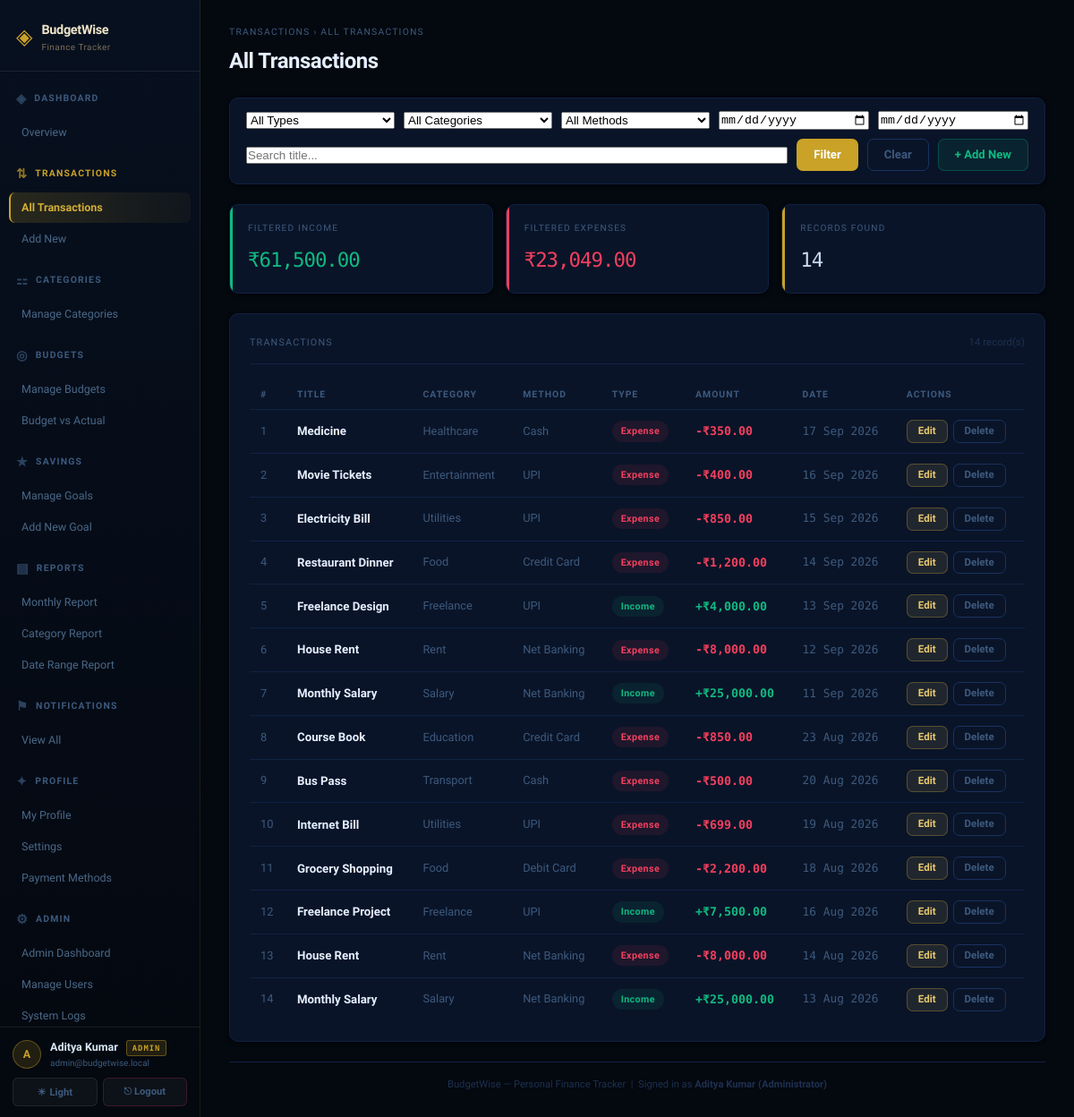
Page /transaction/view_transactions.php (signed in) on the committed database.
### tables this page shows
CREATE TABLE user_profiles (
    user_id        INT PRIMARY KEY,
    name           VARCHAR(100)  NOT NULL DEFAULT 'User',
    phone          VARCHAR(20)   NULL,
    profile_image  VARCHAR(255)  NULL,
    monthly_goal   DECIMAL(10,2) NOT NULL DEFAULT 10000.00,
    created_at     TIMESTAMP     DEFAULT CURRENT_TIMESTAMP,
    FOREIGN KEY (user_id) REFERENCES users(id) ON DELETE CASCADE
);

CREATE TABLE users (
    id         INT AUTO_INCREMENT PRIMARY KEY,
    username   VARCHAR(50)  NOT NULL UNIQUE,
    email      VARCHAR(100) NOT NULL UNIQUE,
    password   VARCHAR(255) NOT NULL,
    role       ENUM('user','admin') NOT NULL DEFAULT 'user',
    is_active  TINYINT(1)   NOT NULL DEFAULT 1,
    created_at TIMESTAMP    DEFAULT CURRENT_TIMESTAMP
);

CREATE TABLE transactions (
    id                 INT AUTO_INCREMENT PRIMARY KEY,
    user_id            INT                      NOT NULL,
    category_id        INT                      NULL,
    payment_method_id  INT                      NULL,
    title              VARCHAR(100)             NOT NULL,
    amount             DECIMAL(10,2)            NOT NULL,
    type               ENUM('income','expense') NOT NULL,
    txn_date           DATE                     NOT NULL,
    notes              TEXT                     NULL,
    created_at         TIMESTAMP                DEFAULT CURRENT_TIMESTAMP,
    FOREIGN KEY (user_id)           REFERENCES users(id)           ON DELETE CASCADE,
    FOREIGN KEY (category_id)       REFERENCES categories(id)      ON DELETE SET NULL,
    FOREIGN KEY (payment_method_id) REFERENCES payment_methods(id) ON DELETE SET NULL,
    INDEX idx_txn_user (user_id),
    INDEX idx_txn_date (txn_date),
    INDEX idx_txn_type (type),
    INDEX idx_txn_cat  (category_id)
);

CREATE TABLE categories (
    id          INT AUTO_INCREMENT PRIMARY KEY,
    name        VARCHAR(50)              NOT NULL,
    type        ENUM('income','expense') NOT NULL,
    is_default  TINYINT(1)               NOT NULL DEFAULT 0,
    user_id     INT                      NULL,
    created_at  TIMESTAMP                DEFAULT CURRENT_TIMESTAMP,
    FOREIGN KEY (user_id) REFERENCES users(id) ON DELETE CASCADE,
    INDEX idx_cat_type (type),
    INDEX idx_cat_user (user_id)
);

CREATE TABLE payment_methods (
    id          INT AUTO_INCREMENT PRIMARY KEY,
    user_id     INT          NULL,
    name        VARCHAR(50)  NOT NULL,
    type        ENUM('cash','upi','debit_card','credit_card','net_banking','wallet','other') NOT NULL DEFAULT 'cash',
    is_default  TINYINT(1)   NOT NULL DEFAULT 0,
    created_at  TIMESTAMP    DEFAULT CURRENT_TIMESTAMP,
    FOREIGN KEY (user_id) REFERENCES users(id) ON DELETE CASCADE,
    INDEX idx_pm_user (user_id)
);

### includes/db.php (called while the page is built, shortened)
<?php
$conn = mysqli_connect(DB_HOST, DB_USER, DB_PASS, DB_NAME);
mysqli_set_charset($conn, 'utf8mb4');
function db_all($conn, $sql, $types = '', $params = []): array
{
    $stmt = mysqli_prepare($conn, $sql);
    if ($params) {
        mysqli_stmt_bind_param($stmt, $types, ...$params);
    }
    mysqli_stmt_execute($stmt);
    $result = mysqli_stmt_get_result($stmt);
    $rows   = [];
    while ($row = mysqli_fetch_assoc($result)) {
        $rows[] = $row;
    }
    return $rows;
}
function db_one($conn, $sql, $types = '', $params = [])
{
    $rows = db_all($conn, $sql, $types, $params);
    return $rows[0] ?? null;
}
function fmt($n): string
{
    $n    = (float) $n;
    $sign = $n < 0 ? '-' : '';
    $n    = abs($n);
    [$int, $dec] = explode('.', number_format($n, 2, '.', ''));
    if (strlen($int) > 3) {
        $last3 = substr($int, -3);
        $rest  = substr($int, 0, -3);
        $rest  = preg_replace('/\B(?=(\d{2})+(?!\d))/', ',', $rest);
        $int   = $rest . ',' . $last3;
    }
    return "\xe2\x82\xb9" . $sign . $int . '.' . $dec;
}
function get_theme(): string
{
    return (($_COOKIE['theme'] ?? 'dark') === 'light') ? 'light' : 'dark';
}
function get_payment_methods($conn, $user_id = null): array
{
    if ($user_id === null) $user_id = current_user_id();
    return db_all($conn, "
        SELECT id, name, type
        FROM payment_methods
        WHERE is_default = 1 OR user_id = ?
        ORDER BY is_default DESC, name
    ", "i", [$user_id]);
}
require_once __DIR__ . '/auth.php';

### includes/auth.php (called while the page is built, shortened)
<?php
function current_user_id(): int
{
    return (int) ($_SESSION['user_id'] ?? 0);
}
function current_user_role(): string
{
    return $_SESSION['role'] ?? 'user';
}
function is_admin(): bool
{
    return current_user_role() === 'admin';
}
function current_user($conn): ?array
{
    $uid = current_user_id();
    return db_one($conn,
        "SELECT id, username, email, role, is_active, created_at
         FROM users WHERE id = ?",
        "i", [$uid]
    );
}
function current_profile($conn): array
{
    $uid = current_user_id();
    $row = db_one($conn,
        "SELECT user_id, name, phone, profile_image, monthly_goal
         FROM user_profiles WHERE user_id = ?",
        "i", [$uid]
    );
    return $row ?? ['user_id' => $uid, 'name' => 'User', 'phone' => '',
                    'profile_image' => null, 'monthly_goal' => 0];
}

### transaction/view_transactions.php (the view, shortened to what this page needs)
<?php
require_once 'includes/db.php';
$section = 'Transactions';
$page    = 'view_transactions.php';
$title   = 'All Transactions';
require_once 'includes/header.php';
$uid = current_user_id();
$f_search = trim($_GET['search'] ?? '');
$f_from   = trim($_GET['from']   ?? '');
$f_to     = trim($_GET['to']     ?? '');
if (!preg_match('/^\d{4}-\d{2}-\d{2}$/', $f_from)) $f_from = '';
if (!preg_match('/^\d{4}-\d{2}-\d{2}$/', $f_to))   $f_to   = '';
$where   = ['t.user_id = ?'];
$types   = 'i';
$params  = [$uid];
$where_sql = 'WHERE ' . implode(' AND ', $where);
$rows = db_all($conn, "
    SELECT t.id, t.title, t.amount, t.type, t.txn_date, t.notes,
           c.name AS category_name,
           pm.name AS payment_method_name,
           (SELECT COUNT(*) FROM attachments a WHERE a.transaction_id = t.id) AS has_receipt
    FROM transactions t
    LEFT JOIN categories      c  ON c.id  = t.category_id
    LEFT JOIN payment_methods pm ON pm.id = t.payment_method_id
    $where_sql
    ORDER BY t.txn_date DESC, t.created_at DESC
", $types, $params);
$count = count($rows);
$tot = db_one($conn, "
    SELECT
        COALESCE(SUM(CASE WHEN type='income'  THEN amount END), 0) AS inc,
        COALESCE(SUM(CASE WHEN type='expense' THEN amount END), 0) AS exp
    FROM transactions t
    $where_sql
", $types, $params);
$pms    = get_payment_methods($conn);
?>
<form method="GET">
<div class="filter-bar">
    <select name="type">
        <option value="">All Types</option>
    </select>
    <select name="cat">
        <option value="0">All Categories</option>
    </select>
    <select name="pm">
        <option value="0">All Methods</option>
    </select>
    <input type="date" name="from" value="<?= htmlspecialchars($f_from) ?>" title="From date">
    <input type="date" name="to"   value="<?= htmlspecialchars($f_to)   ?>" title="To date">
    <input type="text" name="search"
           placeholder="Search title..."
           value="<?= htmlspecialchars($f_search) ?>">
    <button type="submit" class="btn btn-primary">Filter</button>
    <a href="view_transactions.php" class="btn btn-ghost">Clear</a>
    <a href="add_transaction.php" class="btn btn-success btn-end">&plus; Add New</a>
</div>
</form>
<div class="summary-grid">
    <div class="sum-card inc">
        <div class="sum-label">Filtered Income</div>
        <div class="sum-val"><?= fmt($tot['inc']) ?></div>
    </div>
    <div class="sum-card exp">
        <div class="sum-label">Filtered Expenses</div>
        <div class="sum-val"><?= fmt($tot['exp']) ?></div>
    </div>
    <div class="sum-card bal">
        <div class="sum-label">Records Found</div>
        <div class="sum-val sum-val-neutral"><?= $count ?></div>
    </div>
</div>
<div class="card">
    <div class="card-title">
        Transactions
        <span class="card-meta"><?= $count ?> record(s)</span>
    </div>
    <div class="tbl-wrap">
    <?php if ($count === 0): ?>
        <div class="empty">
            No records match your filter.
            <a href="add_transaction.php">Add one</a>
        </div>
    <?php else: ?>
    <table>
        <thead>
            <tr>
                <th>#</th>
                <th>Title</th>
                <th>Category</th>
                <th>Method</th>
                <th>Type</th>
                <th>Amount</th>
                <th>Date</th>
                <th>Actions</th>
            </tr>
        </thead>
        <tbody>
        <?php foreach ($rows as $i => $r): ?>
            <tr>
                <td class="td-muted"><?= $i + 1 ?></td>
                <td class="td-name">
                    <?= htmlspecialchars($r['title']) ?>
                </td>
                <td class="td-muted"><?= htmlspecialchars($r['category_name'] ?? '—') ?></td>
                <td class="td-muted"><?= htmlspecialchars($r['payment_method_name'] ?? '—') ?></td>
                <td>
                    <span class="badge badge-<?= $r['type'] === 'income' ? 'inc' : 'exp' ?>">
                        <?= ucfirst($r['type']) ?>
                    </span>
                </td>
                <td class="<?= $r['type'] === 'income' ? 'amt-inc' : 'amt-exp' ?>">
                    <?= $r['type'] === 'income' ? '+' : '-' ?><?= fmt($r['amount']) ?>
                </td>
                <td class="td-muted td-mono">
                    <?= date('d M Y', strtotime($r['txn_date'])) ?>
                </td>
                <td>
                    <div class="action-row">
                        <a href="edit_transaction.php?id=<?= (int)$r['id'] ?>"
                           class="btn btn-sm btn-warning">Edit</a>
                        <a href="delete_transaction.php?id=<?= (int)$r['id'] ?>"
                           class="btn btn-sm btn-danger"
                           onclick="return confirm('Delete this transaction?')">Delete</a>
                    </div>
                </td>
            </tr>
        <?php endforeach; ?>
        </tbody>
    </table>
    <?php endif; ?>
    </div>
</div>
<?php require_once 'includes/footer.php'; ?>

### includes/header.php (shortened to what this page needs)
<?php
$nav = [
    'Dashboard'     => ['icon' => '&#9672;', 'links' => [
        'Overview' => 'dashboard.php',
    ]],
    'Transactions'  => ['icon' => '&#8645;', 'links' => [
        'All Transactions' => 'view_transactions.php',
        'Add New'          => 'add_transaction.php',
    ]],
    'Categories'    => ['icon' => '&#9871;', 'links' => [
        'Manage Categories' => 'manage_categories.php',
    ]],
    'Budgets'       => ['icon' => '&#9678;', 'links' => [
        'Manage Budgets'    => 'manage_budgets.php',
        'Budget vs Actual'  => 'budget_vs_actual.php',
    ]],
    'Savings'       => ['icon' => '&#9733;', 'links' => [
        'Manage Goals'  => 'manage_goals.php',
        'Add New Goal'  => 'add_goal.php',
    ]],
    'Reports'       => ['icon' => '&#9636;', 'links' => [
        'Monthly Report'    => 'monthly_report.php',
        'Category Report'   => 'category_report.php',
        'Date Range Report' => 'date_range_report.php',
    ]],
    'Notifications' => ['icon' => '&#9873;', 'links' => [
        'View All' => 'view_notifications.php',
    ]],
    'Profile'       => ['icon' => '&#10022;', 'links' => [
        'My Profile'      => 'profile.php',
        'Settings'        => 'settings.php',
        'Payment Methods' => 'payment_methods.php',
    ]],
];
if (is_admin()) {
    $nav['Admin'] = ['icon' => '&#9881;', 'links' => [
        'Admin Dashboard' => 'admin_dashboard.php',
        'Manage Users'    => 'manage_users.php',
        'System Logs'     => 'system_logs.php',
    ]];
}
$theme = get_theme();
$me    = current_user($conn);
$prof  = current_profile($conn);
?>
<!DOCTYPE html>
<html lang="en" data-theme="<?= htmlspecialchars($theme, ENT_QUOTES, 'UTF-8') ?>">
<head>
    <link rel="stylesheet" href="assets/style.css">
</head>
<body>
<div class="app">
<aside class="sidebar">
    <div class="sidebar-logo">
        <span class="logo-icon">&#9672;</span>
        <div>
            <div class="logo-name">BudgetWise</div>
            <div class="logo-sub">Finance Tracker</div>
        </div>
    </div>
    <nav class="sidebar-nav">
        <?php foreach ($nav as $sec_name => $sec): ?>
            <?php $active_sec = ($section ?? '') === $sec_name; ?>
            <div class="nav-section <?= $active_sec ? 'active' : '' ?>">
                <div class="nav-section-label">
                    <span class="nav-icon"><?= $sec['icon'] ?></span>
                    <span class="nav-section-name"><?= htmlspecialchars($sec_name, ENT_QUOTES, 'UTF-8') ?></span>
                </div>
                <div class="nav-links">
                    <?php foreach ($sec['links'] as $lname => $lfile): ?>
                        <a href="<?= htmlspecialchars($lfile, ENT_QUOTES, 'UTF-8') ?>"
                           class="nav-link <?= ($page ?? '') === $lfile ? 'active' : '' ?>">
                            <?= htmlspecialchars($lname, ENT_QUOTES, 'UTF-8') ?>
                        </a>
                    <?php endforeach; ?>
                </div>
            </div>
        <?php endforeach; ?>
    </nav>
    <div class="sidebar-footer">
        <div class="sf-user">
            <div class="sf-avatar">
                <?= htmlspecialchars(strtoupper(substr($prof['name'] ?? 'U', 0, 1)), ENT_QUOTES, 'UTF-8') ?>
            </div>
            <div class="sf-meta">
                <div class="sf-name">
                    <?= htmlspecialchars($prof['name'] ?? 'User', ENT_QUOTES, 'UTF-8') ?>
                    <?php if (is_admin()): ?>
                        <span class="sf-role">ADMIN</span>
                    <?php endif; ?>
                </div>
                <div class="sf-email"><?= htmlspecialchars($me['email'] ?? '', ENT_QUOTES, 'UTF-8') ?></div>
            </div>
        </div>
        <div class="sf-actions">
            <button type="button" class="sf-btn" onclick="toggleTheme()" title="Switch theme">
                <span id="theme-icon"><?= $theme === 'dark' ? '&#9728;' : '&#9790;' ?></span>
                <span id="theme-lbl"><?= $theme === 'dark' ? 'Light'   : 'Dark'    ?></span>
            </button>
            <a href="logout.php" class="sf-btn logout" title="Sign out">
                &#9099; Logout
            </a>
        </div>
    </div>
</aside>
<main class="main">
    <div class="page-header">
        <div class="breadcrumb">
            <?= htmlspecialchars($section ?? '', ENT_QUOTES, 'UTF-8') ?> &rsaquo;
            <?= htmlspecialchars($title   ?? '', ENT_QUOTES, 'UTF-8') ?>
        </div>
        <h1 class="page-title"><?= htmlspecialchars($title ?? '', ENT_QUOTES, 'UTF-8') ?></h1>
    </div>

### includes/footer.php (shortened to what this page needs)
    <footer class="page-footer">
        BudgetWise &mdash; Personal Finance Tracker
        &nbsp;|&nbsp;
        <?php
        $display_name = $prof['name'] ?? ($_SESSION['username'] ?? 'Guest');
        $role_label   = is_admin() ? ' (Administrator)' : '';
        ?>
        Signed in as <strong><?= htmlspecialchars($display_name . $role_label, ENT_QUOTES, 'UTF-8') ?></strong>
    </footer>
</main>
</div>
</body>
</html>

### rows in the picture
user_profiles: name "A", name "Aditya Kumar", name "Aditya Kumar (Administrator)"
users: email "admin@budgetwise.local"
transactions: title "Medicine", category.name "Healthcare", payment_method.name "Cash", type "Expense", amount "₹350.00", txn_date "17 Sep 2026"
transactions: title "Movie Tickets", category.name "Entertainment", payment_method.name "UPI", type "Expense", amount "₹400.00", txn_date "16 Sep 2026"
transactions: title "Electricity Bill", category.name "Utilities", payment_method.name "UPI", type "Expense", amount "₹850.00", txn_date "15 Sep 2026"
transactions: title "Restaurant Dinner", category.name "Food", payment_method.name "Credit Card", type "Expense", amount "₹1,200.00", txn_date "14 Sep 2026"
transactions: title "Freelance Design", category.name "Freelance", payment_method.name "UPI", type "Income", amount "₹4,000.00", txn_date "13 Sep 2026"
transactions: title "House Rent", category.name "Rent", payment_method.name "Net Banking", type "Expense", amount "₹8,000.00", txn_date "12 Sep 2026"
transactions: title "Monthly Salary", category.name "Salary", payment_method.name "Net Banking", type "Income", amount "₹25,000.00", txn_date "11 Sep 2026"
transactions: title "Course Book", category.name "Education", payment_method.name "Credit Card", type "Expense", amount "₹850.00", txn_date "23 Aug 2026"
transactions: title "Bus Pass", category.name "Transport", payment_method.name "Cash", type "Expense", amount "₹500.00", txn_date "20 Aug 2026"
transactions: title "Internet Bill", category.name "Utilities", payment_method.name "UPI", type "Expense", amount "₹699.00", txn_date "19 Aug 2026"
transactions: title "Grocery Shopping", category.name "Food", payment_method.name "Debit Card", type "Expense", amount "₹2,200.00", txn_date "18 Aug 2026"
transactions: title "Freelance Project", category.name "Freelance", payment_method.name "UPI", type "Income", amount "₹7,500.00", txn_date "16 Aug 2026"
transactions: title "House Rent", category.name "Rent", payment_method.name "Net Banking", type "Expense", amount "₹8,000.00", txn_date "14 Aug 2026"
transactions: title "Monthly Salary", category.name "Salary", payment_method.name "Net Banking", type "Income", amount "₹25,000.00", txn_date "13 Aug 2026"

### other values in the picture
$sec['icon'] "◈"
$sec_name "DASHBOARD"
$lname "Overview"
$sec['icon'] "⇅"
$sec_name "TRANSACTIONS"
$lname "All Transactions"
$lname "Add New"
$sec['icon'] "⚏"
$sec_name "CATEGORIES"
$lname "Manage Categories"
$sec['icon'] "◎"
$sec_name "BUDGETS"
$lname "Manage Budgets"
$lname "Budget vs Actual"
$sec['icon'] "★"
